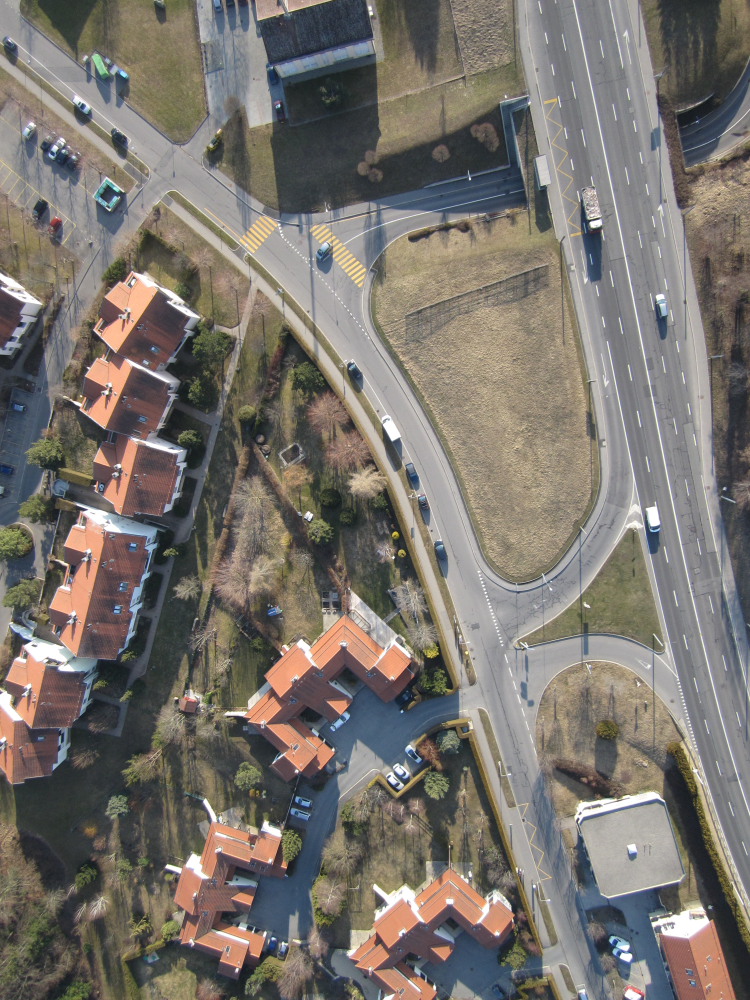
#> input picture attached_assets/IMG_0433_1770995621651.JPG, 3000 x 4000 px (shown at 1/4 size)
$ python auto_label.py ../attached_assets ../attached_assets
#> lines starting #> are read from the running program, lines starting #| are printed output that depends on the picture; after the words box and inside, x2 and y2 are one past the last pixel; in counts of white or black regions, pixels touching at a corner belong together
#> in generate_mask, image is the input picture: shape (4000, 3000, 3); mean B, G, R 109.2, 115.7, 121.3
"""
Auto-labeling script for drone imagery using color/texture heuristics.

This was our quick-and-dirty solution for bootstrapping training data
when we didn't have any manually labeled masks yet. It uses HSV color
thresholds to roughly classify pixels into building types, roads, etc.

It's NOT perfect — the masks are noisy and need manual cleanup — but it
gave us enough data to start training the neural network, which then
produces much better results.

We spent a whole night tweaking these HSV ranges with trial and error lol.

Digital University Kerala (DUK)
"""

import cv2
import numpy as np
from pathlib import Path
from typing import Tuple


def classify_pixel_hsv(hsv: np.ndarray, gray: np.ndarray) -> np.ndarray:
    """Classify each pixel based on HSV color ranges.

    These thresholds were tuned on our specific drone imagery — they might
    not work well for other datasets with different lighting/cameras.
    """
    h, s, v = hsv[:, :, 0], hsv[:, :, 1], hsv[:, :, 2]
    mask = np.zeros(h.shape, dtype=np.uint8)

    # roads tend to be grayish with low saturation
    road_mask = (s < 40) & (v > 80) & (v < 200) & (gray > 100) & (gray < 200)
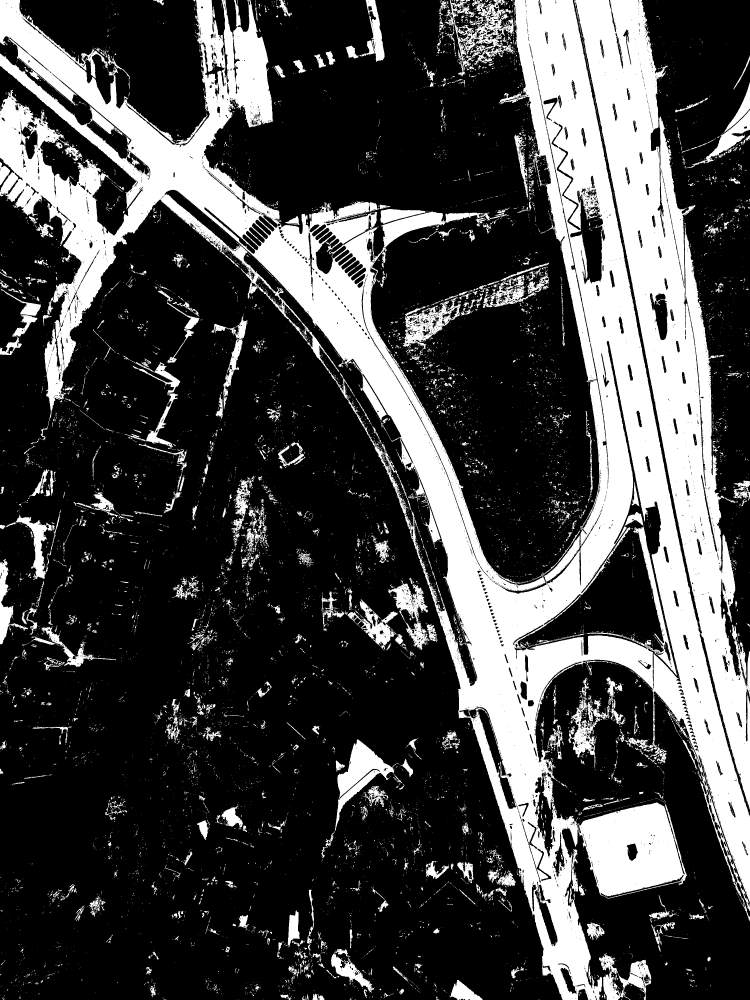
#> road_mask: shape (4000, 3000) bool (shown at 1/4 size); 27.4% white; 14783 white regions (13028 under 20 px), largest, box (x1, y1, x2, y2) and area: (0, 0, 3000, 4000) 2747565, (1338, 2958, 1597, 3328) 26411, (1799, 0, 2058, 306) 24581

    # tiled roofs have a distinctive orange-red hue
    tiled_roof = (
        ((h >= 5) & (h <= 25) & (s > 80) & (v > 100)) |
        ((h >= 0) & (h <= 10) & (s > 100) & (v > 120))
    )
#> tiled_roof: shape (4000, 3000) bool; 6% white; 10901 white regions (9731 under 20 px), largest, box (x1, y1, x2, y2) and area: (202, 2083, 419, 2624) 43396, (2748, 3677, 2944, 4000) 32257, (979, 2764, 1337, 3085) 31432

    # RCC roofs are usually dark gray/concrete colored
    dark_roof = (s < 50) & (v < 100) & (v > 30)
#> dark_roof: shape (4000, 3000) bool; 20.1% white; 12356 white regions (10908 under 20 px), largest, box (x1, y1, x2, y2) and area: (0, 1618, 1135, 4000) 585937, (1058, 239, 2029, 869) 252247, (957, 1312, 1684, 2480) 166303
    # other buildings — light gray roofs
    gray_roof = (s < 30) & (v >= 100) & (v < 160)
#> gray_roof: shape (4000, 3000) bool; 14.1% white; 14738 white regions (12861 under 20 px), largest, box (x1, y1, x2, y2) and area: (2109, 0, 3000, 3607) 484161, (2303, 0, 3000, 3229) 423161, (1924, 2204, 2408, 4000) 127828

    # vegetation and bare ground — we classify these as background
    green_veg = (h >= 30) & (h <= 85) & (s > 30) & (v > 40)
#> green_veg: shape (4000, 3000) bool; 5% white; 9472 white regions (7463 under 20 px), largest, box (x1, y1, x2, y2) and area: (1218, 1856, 1428, 2176) 24101, (96, 0, 381, 155) 19917, (920, 2490, 1092, 2784) 18365
    brown_ground = (h >= 15) & (h <= 35) & (s > 20) & (s < 80) & (v > 60) & (v < 180)
#> brown_ground: shape (4000, 3000) bool; 23.9% white; 12984 white regions (10885 under 20 px), largest, box (x1, y1, x2, y2) and area: (1482, 652, 2399, 2331) 703659, (1472, 0, 2108, 664) 226444, (507, 2400, 1056, 3474) 158778

    # order matters here — later assignments override earlier ones
    mask[green_veg | brown_ground] = 0       # background
    mask[road_mask & ~tiled_roof & ~dark_roof] = 5  # road
    mask[tiled_roof] = 2                     # tiled roof
    mask[dark_roof & ~road_mask] = 1         # RCC roof
    mask[gray_roof & ~road_mask & ~green_veg] = 4   # other building

    return mask


def refine_mask(mask: np.ndarray, min_area: int = 500) -> np.ndarray:
    """Clean up the noisy pixel-level classification with morphological ops.

    Without this step, the masks are basically unusable — too many isolated
    pixels and fragmented regions.
    """
#> called with min_area = 300
    refined = mask.copy()

    # clean up building classes
    for class_id in [1, 2, 3, 4]:
        binary = (mask == class_id).astype(np.uint8)
        kernel = cv2.getStructuringElement(cv2.MORPH_RECT, (5, 5))
        binary = cv2.morphologyEx(binary, cv2.MORPH_CLOSE, kernel, iterations=2)
        binary = cv2.morphologyEx(binary, cv2.MORPH_OPEN, kernel, iterations=1)

        contours, _ = cv2.findContours(binary, cv2.RETR_EXTERNAL, cv2.CHAIN_APPROX_SIMPLE)
        clean = np.zeros_like(binary)
        for cnt in contours:
            area = cv2.contourArea(cnt)
            if area > min_area:
                cv2.drawContours(clean, [cnt], -1, 1, -1)
        refined[mask == class_id] = 0
        refined[clean == 1] = class_id
#> this loop made 4 passes
#> pass 1, in refine_mask, `binary = cv2.morphologyEx(binary, cv2.MORPH_OPEN, kernel, iterations=1)`:
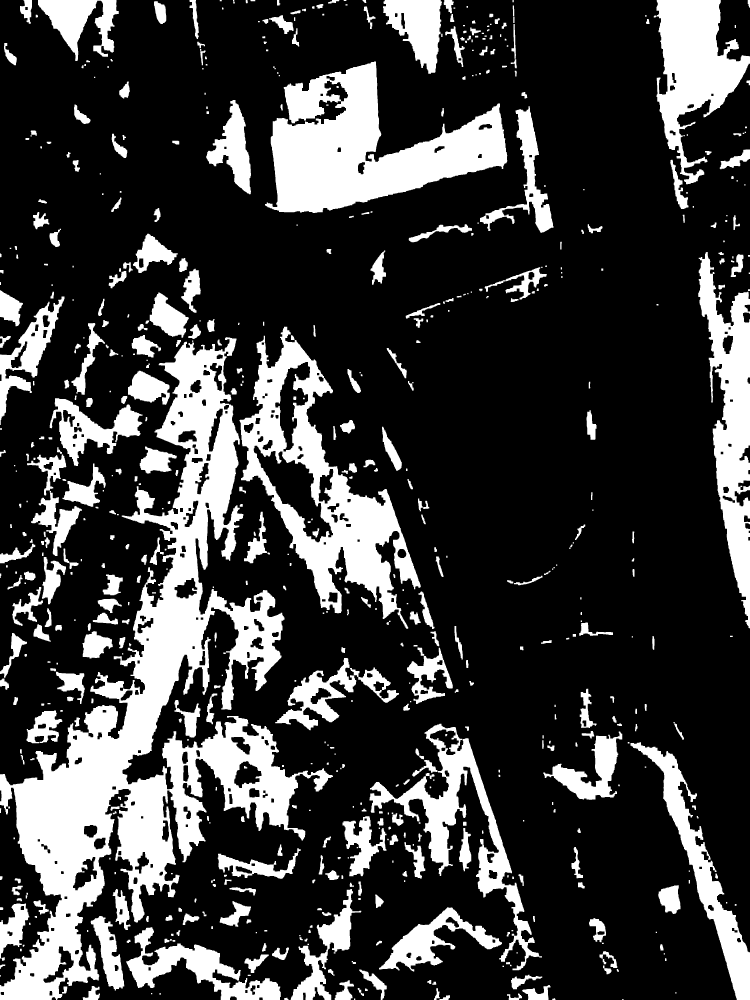
#> binary: shape (4000, 3000) (shown at 1/4 size); values 0 (black) and 1 (white), 23.5% white; 680 white regions, largest, box (x1, y1, x2, y2) and area: (0, 1349, 1332, 4000) 891655, (1060, 246, 2029, 852) 291592, (958, 1307, 1683, 2515) 247655
#> after the loop:
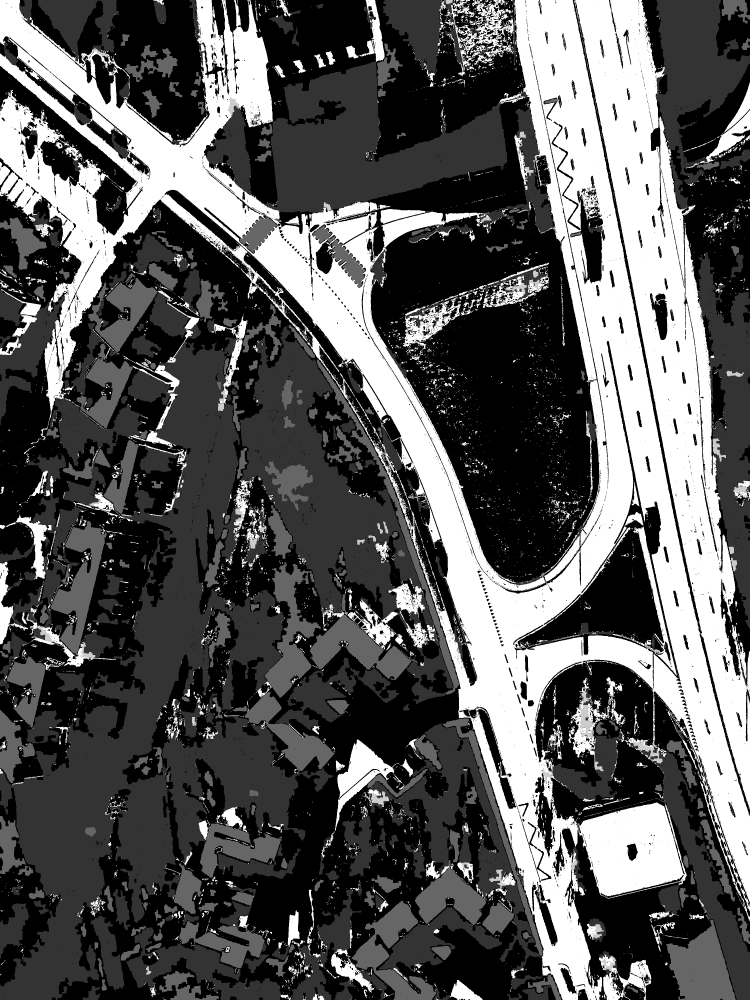
#> refined: shape (4000, 3000) (shown at 1/4 size); min 0, max 5, mean 1.73; drawn with min black and max white

    # roads need a bigger kernel — they're long and thin
    road_binary = (mask == 5).astype(np.uint8)
    road_kernel = cv2.getStructuringElement(cv2.MORPH_RECT, (7, 7))
    road_binary = cv2.morphologyEx(road_binary, cv2.MORPH_CLOSE, road_kernel, iterations=3)
#> road_binary: shape (4000, 3000); values 0 (black) and 1 (white), 36.7% white; 1773 white regions (1224 under 20 px), largest, box (x1, y1, x2, y2) and area: (0, 0, 3000, 4000) 3661644, (0, 2000, 464, 2691) 59087, (1278, 2311, 1752, 2648) 55727
    road_binary = cv2.morphologyEx(road_binary, cv2.MORPH_OPEN, road_kernel, iterations=1)
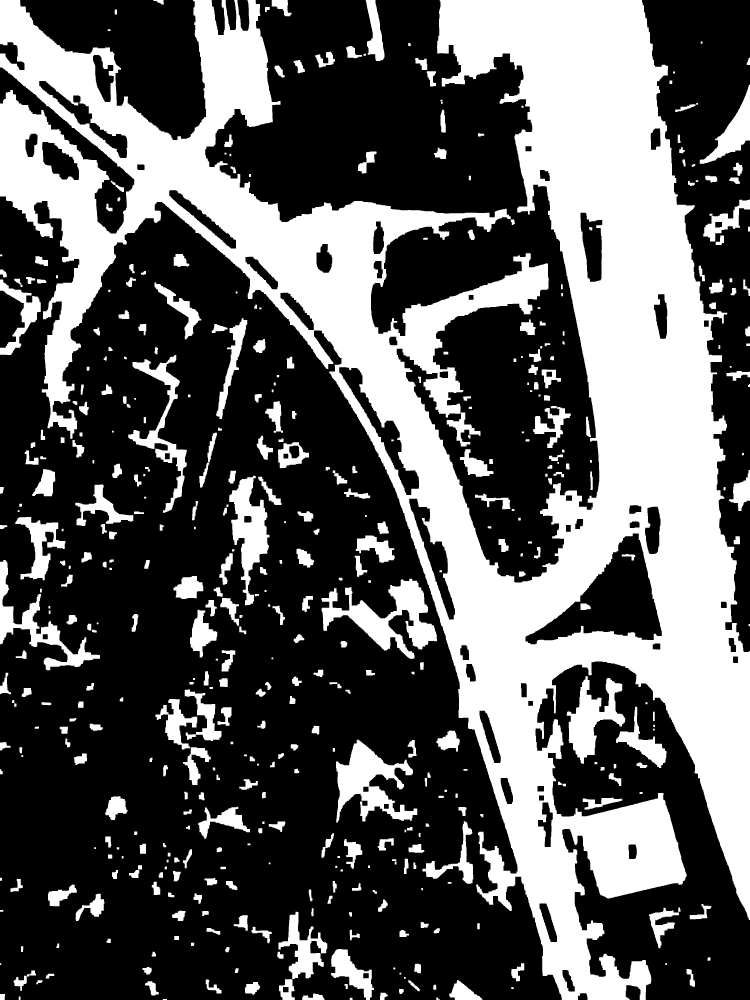
#> road_binary: shape (4000, 3000) (shown at 1/4 size); values 0 (black) and 1 (white), 36.1% white; 478 white regions
    contours, _ = cv2.findContours(road_binary, cv2.RETR_EXTERNAL, cv2.CHAIN_APPROX_SIMPLE)
#> contours = 473 contours; largest, box (x1, y1, x2, y2) and area: (0, 0, 3000, 4000) 3829982, (1286, 2315, 1748, 2635) 53846, (1344, 2959, 1669, 3290) 47061, (917, 1903, 1078, 2421) 37176, (2267, 2705, 2501, 3055) 33594
    clean_road = np.zeros_like(road_binary)
    for cnt in contours:
        # 2000 pixel minimum for roads — smaller than that is probably noise
        if cv2.contourArea(cnt) > 2000:
            cv2.drawContours(clean_road, [cnt], -1, 1, -1)
#> this loop made 473 passes
#> cnt on passes 1, 4, 9: [[651, 3996], [651, 3999], [667, 3999], [667, 3996]], [[75, 3986], [75, 3999], [81, 3999], [81, 3986]], [[2045, 3949], [2045, 3955], [2054, 3955], [2054, 3949]]
#> clean_road: shape (4000, 3000); values 0 (black) and 1 (white), 37.1% white; 57 white regions, largest, box (x1, y1, x2, y2) and area: (0, 0, 3000, 4000) 3850937, (1286, 2315, 1748, 2635) 55204, (1344, 2959, 1669, 3290) 48156
    refined[mask == 5] = 0
    refined[clean_road == 1] = 5

    return refined


def generate_mask(image_path: str, output_path: str) -> np.ndarray:
    """Generate a segmentation mask for a single drone image.

    Also does convex hull approximation on buildings to make them look
    more like actual building footprints instead of blobby shapes.
    """
    image = cv2.imread(str(image_path))
    if image is None:
        raise ValueError(f"Cannot read: {image_path}")

    hsv = cv2.cvtColor(image, cv2.COLOR_BGR2HSV)
    gray = cv2.cvtColor(image, cv2.COLOR_BGR2GRAY)

    mask = classify_pixel_hsv(hsv, gray)
    mask = refine_mask(mask, min_area=300)

    # use edge detection to help define building boundaries
    edges = cv2.Canny(gray, 50, 150)
#> edges: shape (4000, 3000); 10% white in thin lines or dots
    edge_dilated = cv2.dilate(edges, np.ones((3, 3), np.uint8), iterations=1)
#> edge_dilated: shape (4000, 3000); 29.7% white; 2020 white regions (12 under 20 px), largest, box (x1, y1, x2, y2) and area: (0, 746, 2365, 4000) 1292474, (1443, 32, 3000, 3882) 1044846, (2506, 0, 3000, 2212) 121500

    # convex hull for building contours — makes them look more realistic
    building_classes = [1, 2, 3, 4]
    building_mask = np.isin(mask, building_classes)
#> building_mask: shape (4000, 3000) bool; 29.1% white; 580 white regions (209 under 20 px), largest, box (x1, y1, x2, y2) and area: (0, 1349, 959, 4000) 752250, (926, 1301, 1836, 2816) 475683, (1083, 246, 2029, 850) 293429
    edge_near_building = edge_dilated & building_mask.astype(np.uint8)
#> edge_near_building: shape (4000, 3000); values 0 (black) and 1 (white), 5.9% white; 4804 white regions (2396 under 20 px), largest, box (x1, y1, x2, y2) and area: (976, 1778, 1339, 2181) 36213, (1240, 2461, 1648, 2720) 33121, (980, 2768, 1336, 3084) 25491

    for cls in building_classes:
        cls_mask = (mask == cls).astype(np.uint8)
        contours, _ = cv2.findContours(cls_mask, cv2.RETR_EXTERNAL, cv2.CHAIN_APPROX_SIMPLE)
        for cnt in contours:
            hull = cv2.convexHull(cnt)
            cv2.drawContours(mask, [hull], -1, int(cls), -1)
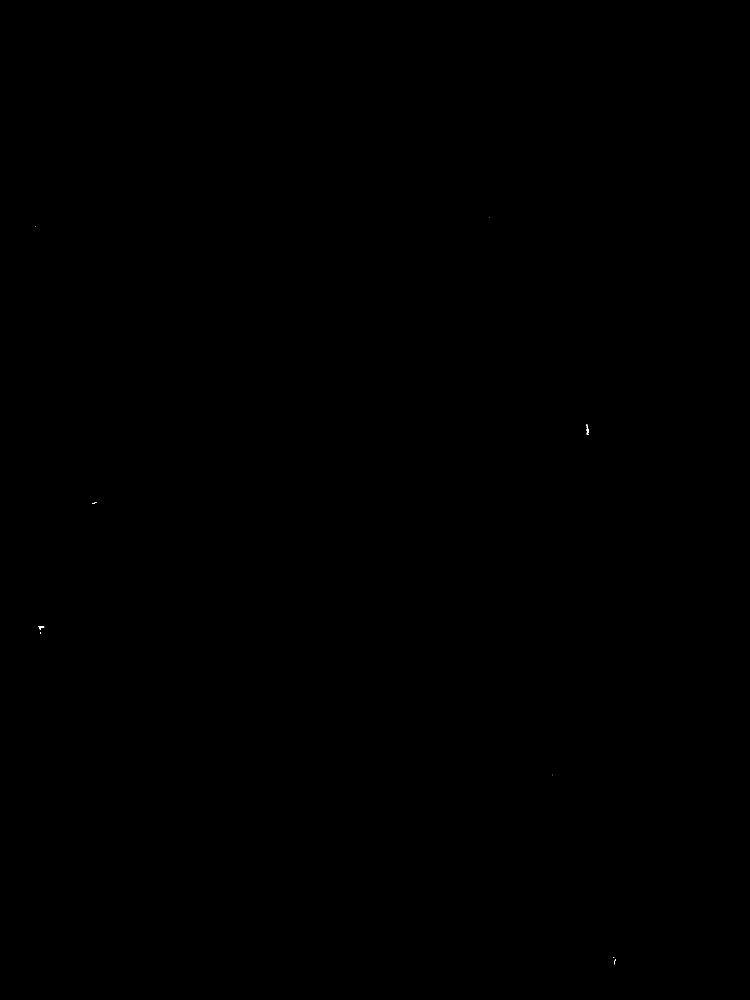
#> cls_mask: shape (4000, 3000) (shown at 1/4 size); values 0 (black) and 1 (white), 0% white; 12 white regions (6 under 20 px), largest, box (x1, y1, x2, y2) and area: (152, 2504, 177, 2519) 110, (2347, 1711, 2356, 1731) 85, (2347, 1732, 2356, 1740) 38, (368, 2009, 385, 2015) 36, (2347, 1697, 2351, 1711) 32, (2458, 3838, 2464, 3858) 32
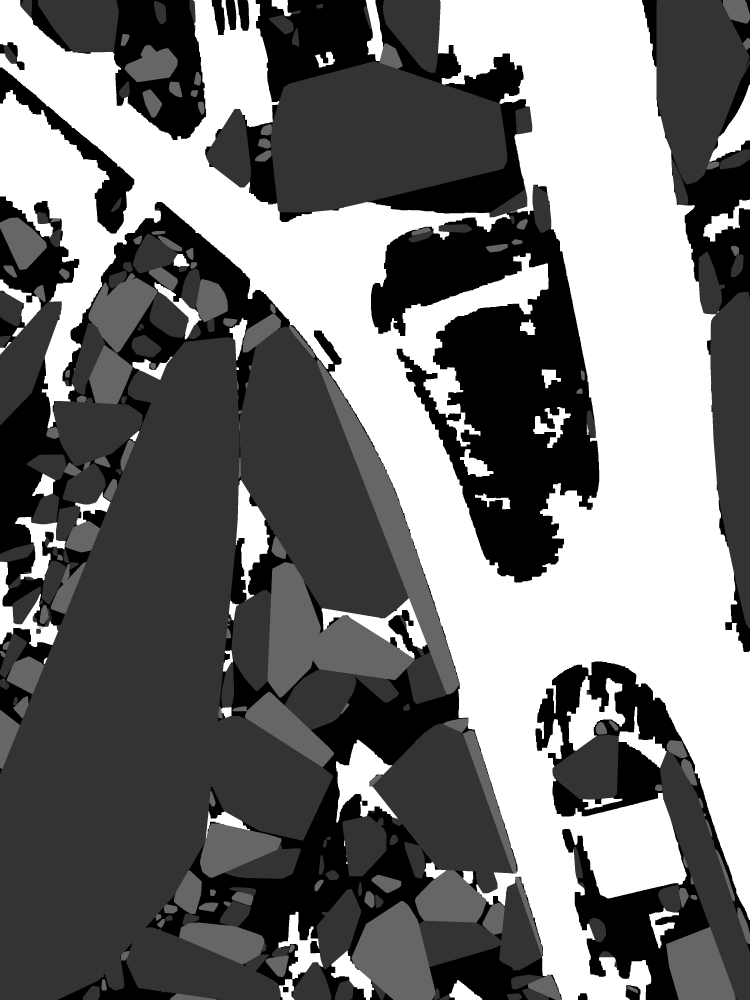
#> mask: shape (4000, 3000) (shown at 1/4 size); min 0, max 5, mean 2.25; drawn with min black and max white

    cv2.imwrite(str(output_path), mask)
    return mask


def auto_label_directory(image_dir: str, mask_dir: str):
    """Process an entire directory of images and generate masks.

    Prints out class distribution stats at the end so we can see
    how balanced (or unbalanced) our auto-generated labels are.
    """
    image_dir = Path(image_dir)
    mask_dir = Path(mask_dir)
    mask_dir.mkdir(parents=True, exist_ok=True)

    extensions = [".jpg", ".jpeg", ".png", ".tif", ".tiff", ".JPG", ".JPEG", ".PNG"]
    image_files = []
    for ext in extensions:
        image_files.extend(image_dir.glob(f"*{ext}"))
    image_files = sorted(image_files)

    print(f"Found {len(image_files)} images to label")

    class_pixel_counts = np.zeros(10, dtype=np.int64)
    for img_path in image_files:
        mask_path = mask_dir / (img_path.stem + ".png")
        print(f"  Labeling: {img_path.name} -> {mask_path.name}")
        mask = generate_mask(str(img_path), str(mask_path))
        for c in range(10):
            class_pixel_counts[c] += np.sum(mask == c)
#> after the loop, class_pixel_counts = [2549498, 4342938, 947846, 0, 597, 4159121, 0, 0, 0, 0]

    class_names = [
        "Background", "Building_RCC", "Building_Tiled", "Building_Tin",
        "Building_Other", "Road", "Waterbody", "Transformer", "Tank", "Well"
    ]
    total = class_pixel_counts.sum()
#> total = 24000000
    print("\nClass distribution:")
    for i, name in enumerate(class_names):
        pct = class_pixel_counts[i] / total * 100 if total > 0 else 0
        print(f"  {name}: {class_pixel_counts[i]:,} pixels ({pct:.1f}%)")
#> this loop made 10 passes
#> pct on passes 1 to 8: 20.84, 34.21, 7.82, 0, 0.00399, 37.11, 0, 0
#> (printed output is left out)


if __name__ == "__main__":
    import sys
    img_dir = sys.argv[1] if len(sys.argv) > 1 else "data/train/images"
    msk_dir = sys.argv[2] if len(sys.argv) > 2 else "data/train/masks"
    auto_label_directory(img_dir, msk_dir)
